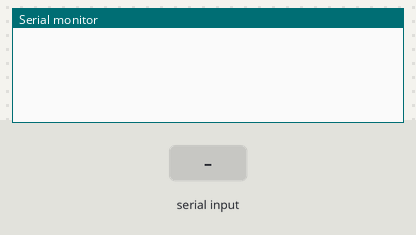
The sketch below on a simulated Arduino Uno, built with avr-gcc and run on an emulated ATmega328P. On the bench: the last lines printed to the serial monitor. Inputs (shaded band) come from the test bench.

Above: at 1.9 s.
2.0 s: "1" received over Serial
At 2.8 s:
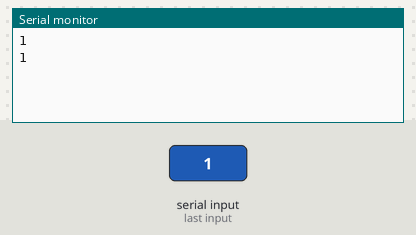
3.5 s: byte 98 ('b') received over Serial
At 3.9 s:
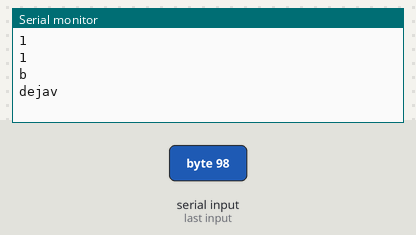
5.0 s: byte 99 ('c') received over Serial
At 6.2 s:
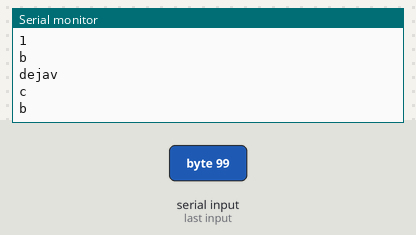
6.5 s: byte 100 ('d') received over Serial
At 7.4 s:
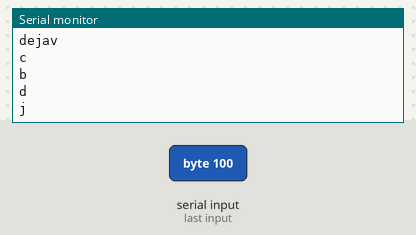
8.0 s: byte 101 ('e') received over Serial
At 8.5 s:
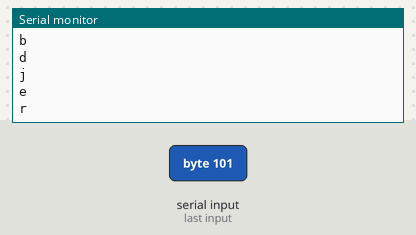
9.5 s: byte 102 ('f') received over Serial
At 10.9 s:
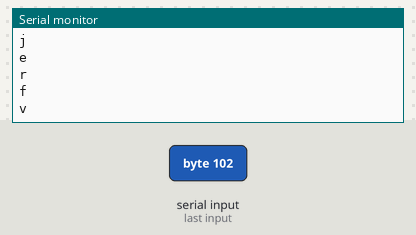

Measured:
- after the input at 2.0 s, the serial monitor: prints a new line at once (image 1)
- after the input at 3.5 s, the serial monitor: prints a new line at once (image 2)
- after the input at 5.0 s, the serial monitor: prints a new line at once (image 3)
- after the input at 6.5 s, the serial monitor: prints a new line at once (image 4)
- after the input at 8.0 s, the serial monitor: prints a new line at once (image 5)
- after the input at 9.5 s, the serial monitor: prints a new line at once (image 6)

The sketch:

MP3_CODE.ino
```cpp
#include <SoftwareSerial.h>

#define ARDUINO_RX 5//should connect to TX of the Serial MP3 Player module
#define ARDUINO_TX 6//connect to RX of the module
SoftwareSerial mySerial(ARDUINO_RX, ARDUINO_TX);
//init the serial protocol, tell to myserial wich pins are TX and RX
char data="A";
////////////////////////////////////////////////////////////////////////////////////
//all the commands needed in the datasheet(http://geekmatic.in.ua/pdf/Catalex_MP3_board.pdf)
static int8_t Send_buf[8] = {0} ;//The MP3 player undestands orders in a 8 int string
                                //0X7E FF 06 command 00 00 00 EF;(if command =01 next song order)
#define NEXT_SONG 0X01
#define PREV_SONG 0X02
#define CMD_PLAY_W_INDEX 0X03 //DATA IS REQUIRED (number of song)
#define VOLUME_UP_ONE 0X04
#define VOLUME_DOWN_ONE 0X05
#define CMD_SET_VOLUME 0X06//DATA IS REQUIRED (number of volume from 0 up to 30(0x1E))
#define SET_DAC 0X17
#define CMD_PLAY_WITHVOLUME 0X22 //data is needed  0x7E 06 22 00 xx yy EF;(xx volume)(yy number of song)
#define CMD_SEL_DEV 0X09 //SELECT STORAGE DEVICE, DATA IS REQUIRED
#define DEV_TF 0X02 //HELLO,IM THE DATA REQUIRED
#define SLEEP_MODE_START 0X0A
#define SLEEP_MODE_WAKEUP 0X0B
#define CMD_RESET 0X0C//CHIP RESET
#define CMD_PLAY 0X0D //RESUME PLAYBACK
#define CMD_PAUSE 0X0E //PLAYBACK IS PAUSED
#define CMD_PLAY_WITHFOLDER 0X0F//DATA IS NEEDED, 0x7E 06 0F 00 01 02 EF;(play the song with the directory \01\002xxxxxx.mp3
#define STOP_PLAY 0X16
#define PLAY_FOLDER 0X17// data is needed 0x7E 06 17 00 01 XX EF;(play the 01 folder)(value xx we dont care)
#define SET_CYCLEPLAY 0X19//data is needed 00 start; 01 close
#define SET_DAC 0X17//data is needed 00 start DAC OUTPUT;01 DAC no output
////////////////////////////////////////////////////////////////////////////////////

void sendCommand(int8_t command, int16_t dat) {
delay(20);
Send_buf[0] = 0x7e; //starting byte
Send_buf[1] = 0xff; //version
Send_buf[2] = 0x06; //the number of bytes of the command without starting byte and ending byte
Send_buf[3] = command; //
Send_buf[4] = 0x00;//0x00 = no feedback, 0x01 = feedback
Send_buf[5] = (int8_t)(dat >> 8);//datah
Send_buf[6] = (int8_t)(dat); //datal
Send_buf[7] = 0xef; //ending byte
for(uint8_t i=0; i<8; i++){
  mySerial.write(Send_buf[i]) ;
}
}

void setup()
{
  Serial.begin(9600);
mySerial.begin(9600);//Start our Serial coms for our serial monitor!
delay(500);//Wait chip initialization is complete
  sendCommand(CMD_SEL_DEV, DEV_TF);//select the TF card
delay(200);//wait for 200ms
}

void loop() {

if (Serial.available()) {
  data = Serial.read();
  Serial.println(char(data));
}

if (data=='1') {
sendCommand(CMD_PLAY_WITHFOLDER, 0X0F00101);//play the first song with volume 15 class
Serial.println("1");
data="0";
}

if (data=='2') {
sendCommand(CMD_PLAY_WITHFOLDER, 0X0F00102);//play the first song with volume 15 class
Serial.println("2");
data="0";
}

if (data=='3') {
sendCommand(CMD_PLAY_WITHFOLDER, 0X0F00103);//play the first song with volume 15 class
Serial.println("3");
data="0";
}

if (data=='4') {
sendCommand(CMD_PLAY_WITHFOLDER, 0X0F00104);//play the first song with volume 15 class
Serial.println("4");
data="0";
}
if (data=='5') {
sendCommand(CMD_PLAY_WITHFOLDER, 0X0F00105);//play the first song with volume 15 class
Serial.println("5");
data="0";
}
if (data=='6') {
sendCommand(CMD_PLAY_WITHFOLDER, 0X0F00106);//play the first song with volume 15 class
Serial.println("6");
data="0";
}
if (data=='7') {
sendCommand(CMD_PLAY_WITHFOLDER, 0X0F00107);//play the first song with volume 15 class
Serial.println("7");
data="0";
}
if (data=='8') {
sendCommand(CMD_PLAY_WITHFOLDER, 0X0F00108);//play the first song with volume 15 class
Serial.println("8");
data="0";
}
if (data=='9') {
sendCommand(CMD_PLAY_WITHFOLDER, 0X0F00109);//play the first song with volume 15 class
Serial.println("9");
data="0";
}
if (data=='a') {
sendCommand(CMD_PLAY_WITHVOLUME, 0X0F001);//play the first song with volume 15 class
Serial.println("fin");
data="0";
}
if (data=='b') {
sendCommand(CMD_PLAY_WITHVOLUME, 0X0F002);//play the first song with volume 15 class
Serial.println("dejav");
data="0";
}
if (data=='c') {
sendCommand(CMD_PLAY_WITHVOLUME, 0X0F003);//play the first song with volume 15 class
Serial.println("b");
data="0";
}
if (data=='d') {
sendCommand(CMD_PLAY_WITHVOLUME, 0X0F004);//play the first song with volume 15 class
Serial.println("j");
data="0";
}
if (data=='e') {
sendCommand(CMD_PLAY_WITHVOLUME, 0X0F005);//play the first song with volume 15 class
Serial.println("r");
data="0";
}
if (data=='f') {
sendCommand(CMD_PLAY_WITHVOLUME, 0X0F006);//play the first song with volume 15 class
Serial.println("v");
data="0";
}
if (data=='g') {
sendCommand(CMD_PLAY_WITHVOLUME, 0X0F007);//play the first song with volume 15 class
Serial.println("dejar");
data="0";
}
if (data=='h') {
sendCommand(CMD_PLAY_WITHVOLUME, 0X0F008);//play the first song with volume 15 class
Serial.println("musique");
data="0";
}
}
```
